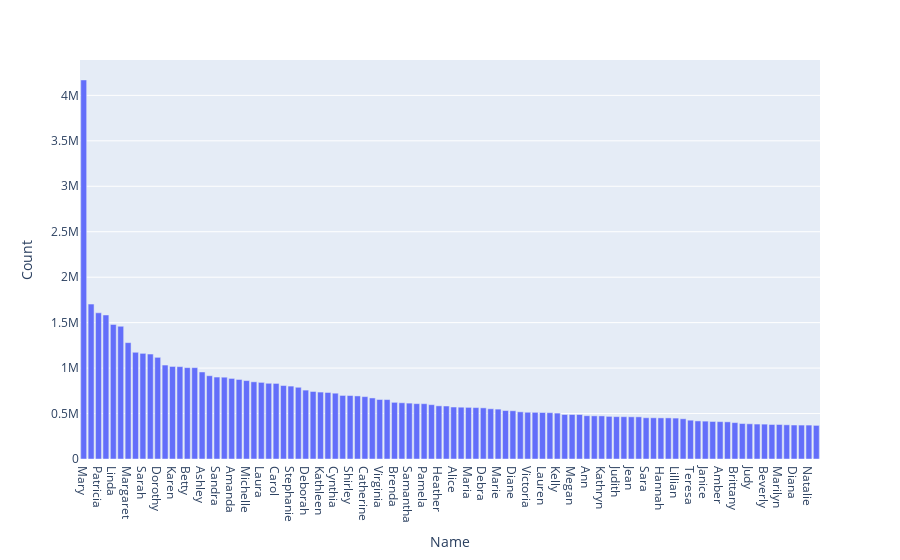

The cell this chart's notebook holds for it:
### Code cell
import plotly.express as px
data1_100FF=data1[data1["Gender"]==("F")].head(100)
data1_100MM=data1[data1["Gender"]==("M")].head(100)
fig = px.bar(data1_100FF, x="Name", y="Count")
fig.show()
#以下為女性

### Figure 1 — Plotly figure (JSON) as saved in the notebook; plotly's stock layout.template omitted (floating-point values rounded to 4 significant figures)
{"data": [{"alignmentgroup": "True", "hovertemplate": "Name=%{x}<br>Count=%{y}<extra></extra>", "legendgroup": "", "marker": {"color": "#636efa", "pattern": {"shape": ""}}, "name": "", "offsetgroup": "", "orientation": "v", "showlegend": false, "textposition": "auto", "type": "bar", "x": ["Mary", "Elizabeth", "Patricia", "Jennifer", "Linda", "Barbara", "Margaret", "Jessica", "Sarah", "Susan", "Dorothy", "Helen", "Karen", "Nancy", "Betty", "Lisa", "Ashley", "Anna", "Sandra", "Emily", "Amanda", "Kimberly", "Michelle", "Donna", "Laura", "Ruth", "Carol", "Melissa", "Stephanie", "Rebecca", "Deborah", "Sharon", "Kathleen", "Amy", "Cynthia", "Angela", "Shirley", "Emma", "Catherine", "Katherine", "Virginia", "Nicole", "Brenda", "Christine", "Samantha", "Rachel", "Pamela", "Frances", "Heather", "Evelyn", "Alice", "Janet", "Maria", "Carolyn", "Debra", "Martha", "Marie", "Julie", "Diane", "Christina", "Victoria", "Joyce", "Lauren", "Grace", "Kelly", "Rose", "Megan", "Joan", "Ann", "Julia", "Kathryn", "Olivia", "Judith", "Doris", "Jean", "Andrea", "Sara", "Cheryl", "Hannah", "Mildred", "Lillian", "Jacqueline", "Teresa", "Gloria", "Janice", "Theresa", "Amber", "Danielle", "Brittany", "Madison", "Judy", "Denise", "Beverly", "Jane", "Marilyn", "Abigail", "Diana", "Charlotte", "Natalie", "Tiffany"], "xaxis": "x", "y": [4169663, 1704140, 1608260, 1584426, 1480592, 1459870, 1280255, 1173979, 1162143, 1154677, 1118450, 1033566, 1018083, 1016057, 1005188, 1005108, 957384, 916075, 901623, 899883, 886371, 874977, 862683, 849167, 842865, 832959, 831393, 808067, 802059, 788998, 757908, 742904, 736220, 731739, 723943, 699210, 698062, 693904, 686347, 671534, 654643, 653738, 623319, 618510, 614650, 608929, 608542, 597703, 584816, 583016, 571812, 569909, 567973, 565635, 562674, 552497, 548785, 532960, 530707, 519041, 514307, 513332, 511468, 509446, 505014, 489578, 489524, 489178, 476259, 474896, 474269, 468892, 466109, 465461, 464229, 463819, 453924, 453366, 452249, 452211, 450001, 442645, 427017, 419045, 416428, 412817, 411042, 408784, 400503, 390237, 387362, 384420, 383574, 379650, 379650, 376102, 373821, 373216, 373128, 369806], "yaxis": "y"}], "layout": {"barmode": "relative", "legend": {"tracegroupgap": 0}, "margin": {"t": 60}, "xaxis": {"anchor": "y", "domain": [0, 1], "title": {"text": "Name"}}, "yaxis": {"anchor": "x", "domain": [0, 1], "title": {"text": "Count"}}}}
